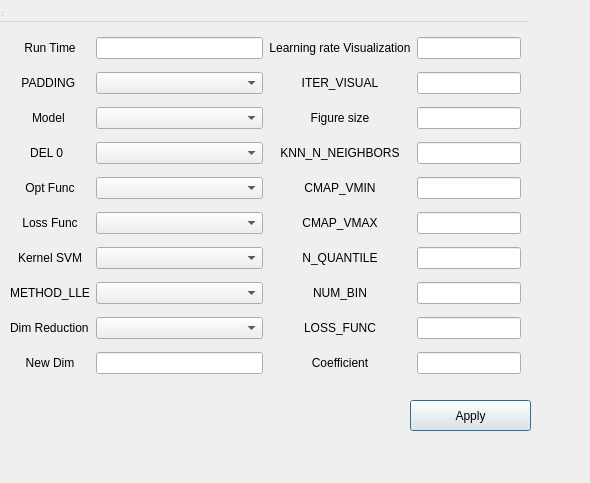
<?xml version="1.0" encoding="UTF-8"?>
<ui version="4.0">
 <class>Dialog</class>
 <widget class="QDialog" name="Dialog">
  <property name="geometry">
   <rect>
    <x>0</x>
    <y>0</y>
    <width>590</width>
    <height>483</height>
   </rect>
  </property>
  <property name="windowTitle">
   <string>Parameter</string>
  </property>
  <widget class="QWidget" name="centralwidget" native="true">
   <property name="geometry">
    <rect>
     <x>0</x>
     <y>0</y>
     <width>531</width>
     <height>441</height>
    </rect>
   </property>
   <widget class="QWidget" name="gridLayoutWidget">
    <property name="geometry">
     <rect>
      <x>10</x>
      <y>30</y>
      <width>511</width>
      <height>361</height>
     </rect>
    </property>
    <layout class="QGridLayout" name="gridLayout">
     <item row="5" column="2">
      <widget class="QComboBox" name="cbOptimizer">
       <item>
        <property name="text">
         <string/>
        </property>
       </item>
       <item>
        <property name="text">
         <string>sgd</string>
        </property>
       </item>
       <item>
        <property name="text">
         <string>adam</string>
        </property>
       </item>
       <item>
        <property name="text">
         <string>Adamax</string>
        </property>
       </item>
       <item>
        <property name="text">
         <string>RMSprop</string>
        </property>
       </item>
       <item>
        <property name="text">
         <string>Adagrad</string>
        </property>
       </item>
       <item>
        <property name="text">
         <string>Adadelta</string>
        </property>
       </item>
       <item>
        <property name="text">
         <string>Nadam</string>
        </property>
       </item>
      </widget>
     </item>
     <item row="5" column="1">
      <widget class="QLabel" name="label_4">
       <property name="text">
        <string>Opt Func</string>
       </property>
       <property name="alignment">
        <set>Qt::AlignCenter</set>
       </property>
      </widget>
     </item>
     <item row="5" column="6">
      <widget class="QLineEdit" name="lineCmapvmin"/>
     </item>
     <item row="3" column="2">
      <widget class="QComboBox" name="cbModel">
       <item>
        <property name="text">
         <string/>
        </property>
       </item>
       <item>
        <property name="text">
         <string>model_cnn</string>
        </property>
       </item>
       <item>
        <property name="text">
         <string>model_vgglike</string>
        </property>
       </item>
       <item>
        <property name="text">
         <string>model_lstm</string>
        </property>
       </item>
       <item>
        <property name="text">
         <string>resnet50</string>
        </property>
       </item>
       <item>
        <property name="text">
         <string>rf_model</string>
        </property>
       </item>
       <item>
        <property name="text">
         <string>dtc_model</string>
        </property>
       </item>
       <item>
        <property name="text">
         <string>gbc_model</string>
        </property>
       </item>
       <item>
        <property name="text">
         <string>svm_model</string>
        </property>
       </item>
       <item>
        <property name="text">
         <string>knn_model</string>
        </property>
       </item>
       <item>
        <property name="text">
         <string>none</string>
        </property>
       </item>
      </widget>
     </item>
     <item row="13" column="1">
      <widget class="QLabel" name="label_10">
       <property name="text">
        <string>New Dim</string>
       </property>
       <property name="alignment">
        <set>Qt::AlignCenter</set>
       </property>
      </widget>
     </item>
     <item row="10" column="1">
      <widget class="QLabel" name="label_12">
       <property name="text">
        <string>METHOD_LLE</string>
       </property>
       <property name="alignment">
        <set>Qt::AlignCenter</set>
       </property>
      </widget>
     </item>
     <item row="8" column="2">
      <widget class="QComboBox" name="cbSVM">
       <item>
        <property name="text">
         <string/>
        </property>
       </item>
       <item>
        <property name="text">
         <string>linear</string>
        </property>
       </item>
       <item>
        <property name="text">
         <string>poly</string>
        </property>
       </item>
       <item>
        <property name="text">
         <string>rbf</string>
        </property>
       </item>
       <item>
        <property name="text">
         <string>sigmoid</string>
        </property>
       </item>
       <item>
        <property name="text">
         <string>precomputed</string>
        </property>
       </item>
      </widget>
     </item>
     <item row="0" column="6">
      <widget class="QLineEdit" name="lr_visual"/>
     </item>
     <item row="10" column="2">
      <widget class="QComboBox" name="cbMethodLLE">
       <item>
        <property name="text">
         <string/>
        </property>
       </item>
       <item>
        <property name="text">
         <string>standard</string>
        </property>
       </item>
       <item>
        <property name="text">
         <string>ltsa</string>
        </property>
       </item>
       <item>
        <property name="text">
         <string>hessian</string>
        </property>
       </item>
       <item>
        <property name="text">
         <string>modified</string>
        </property>
       </item>
      </widget>
     </item>
     <item row="7" column="1">
      <widget class="QLabel" name="label_5">
       <property name="text">
        <string>Loss Func</string>
       </property>
       <property name="alignment">
        <set>Qt::AlignCenter</set>
       </property>
      </widget>
     </item>
     <item row="2" column="5">
      <widget class="QLabel" name="label_14">
       <property name="text">
        <string>ITER_VISUAL</string>
       </property>
       <property name="alignment">
        <set>Qt::AlignCenter</set>
       </property>
      </widget>
     </item>
     <item row="4" column="1">
      <widget class="QLabel" name="label_11">
       <property name="text">
        <string>DEL 0  </string>
       </property>
       <property name="alignment">
        <set>Qt::AlignCenter</set>
       </property>
      </widget>
     </item>
     <item row="7" column="5">
      <widget class="QLabel" name="label_16">
       <property name="text">
        <string>CMAP_VMAX</string>
       </property>
       <property name="alignment">
        <set>Qt::AlignCenter</set>
       </property>
      </widget>
     </item>
     <item row="8" column="5">
      <widget class="QLabel" name="label_17">
       <property name="text">
        <string>N_QUANTILE</string>
       </property>
       <property name="alignment">
        <set>Qt::AlignCenter</set>
       </property>
      </widget>
     </item>
     <item row="5" column="5">
      <widget class="QLabel" name="label_15">
       <property name="text">
        <string>CMAP_VMIN</string>
       </property>
       <property name="alignment">
        <set>Qt::AlignCenter</set>
       </property>
      </widget>
     </item>
     <item row="13" column="5">
      <widget class="QLabel" name="label_19">
       <property name="text">
        <string>Coefficient</string>
       </property>
       <property name="alignment">
        <set>Qt::AlignCenter</set>
       </property>
      </widget>
     </item>
     <item row="10" column="5">
      <widget class="QLabel" name="label_18">
       <property name="text">
        <string>NUM_BIN</string>
       </property>
       <property name="alignment">
        <set>Qt::AlignCenter</set>
       </property>
      </widget>
     </item>
     <item row="2" column="6">
      <widget class="QLineEdit" name="lineIterVisual"/>
     </item>
     <item row="12" column="1">
      <widget class="QLabel" name="label_13">
       <property name="text">
        <string>Dim Reduction</string>
       </property>
      </widget>
     </item>
     <item row="7" column="2">
      <widget class="QComboBox" name="cbLossfunc">
       <item>
        <property name="text">
         <string/>
        </property>
       </item>
       <item>
        <property name="text">
         <string>binary_crossentropy</string>
        </property>
       </item>
       <item>
        <property name="text">
         <string>mae</string>
        </property>
       </item>
       <item>
        <property name="text">
         <string>squared_hinge</string>
        </property>
       </item>
       <item>
        <property name="text">
         <string>categorical_crossentropy</string>
        </property>
       </item>
      </widget>
     </item>
     <item row="8" column="1">
      <widget class="QLabel" name="label_7">
       <property name="text">
        <string>Kernel SVM</string>
       </property>
       <property name="alignment">
        <set>Qt::AlignCenter</set>
       </property>
      </widget>
     </item>
     <item row="4" column="5">
      <widget class="QLabel" name="label_9">
       <property name="text">
        <string>KNN_N_NEIGHBORS</string>
       </property>
       <property name="alignment">
        <set>Qt::AlignCenter</set>
       </property>
      </widget>
     </item>

     <item row="3" column="5">
      <widget class="QLabel" name="label_3">
       <property name="text">
        <string>Figure size</string>
       </property>
       <property name="alignment">
        <set>Qt::AlignCenter</set>
       </property>
      </widget>
     </item>

     <item row="12" column="2">
      <widget class="QComboBox" name="cbModeReduceDim">
       <item>
        <property name="text">
         <string/>
        </property>
       </item>
       <item>
        <property name="text">
         <string>pca</string>
        </property>
       </item>
       <item>
        <property name="text">
         <string>rd_pro</string>
        </property>
       </item>
        <item>
        <property name="text">
         <string>pwbf</string>
        </property>
       </item>
      </widget>
     </item>
     <item row="7" column="6">
      <widget class="QLineEdit" name="lineCmapvmax"/>
     </item>
     <item row="3" column="6">
      <widget class="QLineEdit" name="fig_size"/>
     </item>
     <item row="8" column="6">
      <widget class="QLineEdit" name="lineQuantile"/>
     </item>
     <item row="2" column="1">
      <widget class="QLabel" name="label">
       <property name="text">
        <string>PADDING </string>
       </property>
       <property name="alignment">
        <set>Qt::AlignCenter</set>
       </property>
      </widget>
     </item>
     <item row="0" column="5">
      <widget class="QLabel" name="label_8">
       <property name="text">
        <string>Learning rate Visualization</string>
       </property>
       <property name="alignment">
        <set>Qt::AlignCenter</set>
       </property>
      </widget>
     </item>
     <item row="12" column="6">
      <widget class="QLineEdit" name="lineLossfunc"/>
     </item>
     <item row="4" column="2">
      <widget class="QComboBox" name="cbDelo">
       <item>
        <property name="text">
         <string/>
        </property>
       </item>
       <item>
        <property name="text">
         <string>y</string>
        </property>
       </item>
       <item>
        <property name="text">
         <string>n</string>
        </property>
       </item>
      </widget>
     </item>
     <item row="12" column="5">
      <widget class="QLabel" name="label_6">
       <property name="text">
        <string>LOSS_FUNC</string>
       </property>
       <property name="alignment">
        <set>Qt::AlignCenter</set>
       </property>
      </widget>
     </item>
     <item row="4" column="6">
      <widget class="QLineEdit" name="lineKnnN"/>
     </item>
     <item row="2" column="2">
      <widget class="QComboBox" name="cbPadding">
       <item>
        <property name="text">
         <string/>
        </property>
       </item>
       <item>
        <property name="text">
         <string>y</string>
        </property>
       </item>
       <item>
        <property name="text">
         <string>n</string>
        </property>
       </item>
      </widget>
     </item>
     <item row="10" column="6">
      <widget class="QLineEdit" name="lineNumBin"/>
     </item>
     <item row="3" column="1">
      <widget class="QLabel" name="label_2">
       <property name="text">
        <string>Model </string>
       </property>
       <property name="alignment">
        <set>Qt::AlignCenter</set>
       </property>
      </widget>
     </item>
     <item row="0" column="1">
      <widget class="QLabel" name="label_20">
       <property name="text">
        <string>Run Time</string>
       </property>
       <property name="alignment">
        <set>Qt::AlignCenter</set>
       </property>
      </widget>
     </item>
     <item row="0" column="2">
      <widget class="QLineEdit" name="lineRuntime"/>
     </item>
     <item row="13" column="2">
      <widget class="QLineEdit" name="newdim"/>
     </item>
     <item row="13" column="6">
      <widget class="QLineEdit" name="cbCoffe"/>
     </item>
    </layout>
   </widget>
   <widget class="QPushButton" name="pBtnApply">
    <property name="geometry">
     <rect>
      <x>410</x>
      <y>400</y>
      <width>121</width>
      <height>31</height>
     </rect>
    </property>
    <property name="text">
     <string>Apply</string>
    </property>
   </widget>
  </widget>
  <widget class="QMenuBar" name="menubar">
   <property name="geometry">
    <rect>
     <x>0</x>
     <y>0</y>
     <width>529</width>
     <height>22</height>
    </rect>
   </property>
  </widget>
  <widget class="QStatusBar" name="statusbar">
   <property name="geometry">
    <rect>
     <x>0</x>
     <y>0</y>
     <width>3</width>
     <height>18</height>
    </rect>
   </property>
  </widget>
 </widget>
 <resources/>
 <connections/>
</ui>
